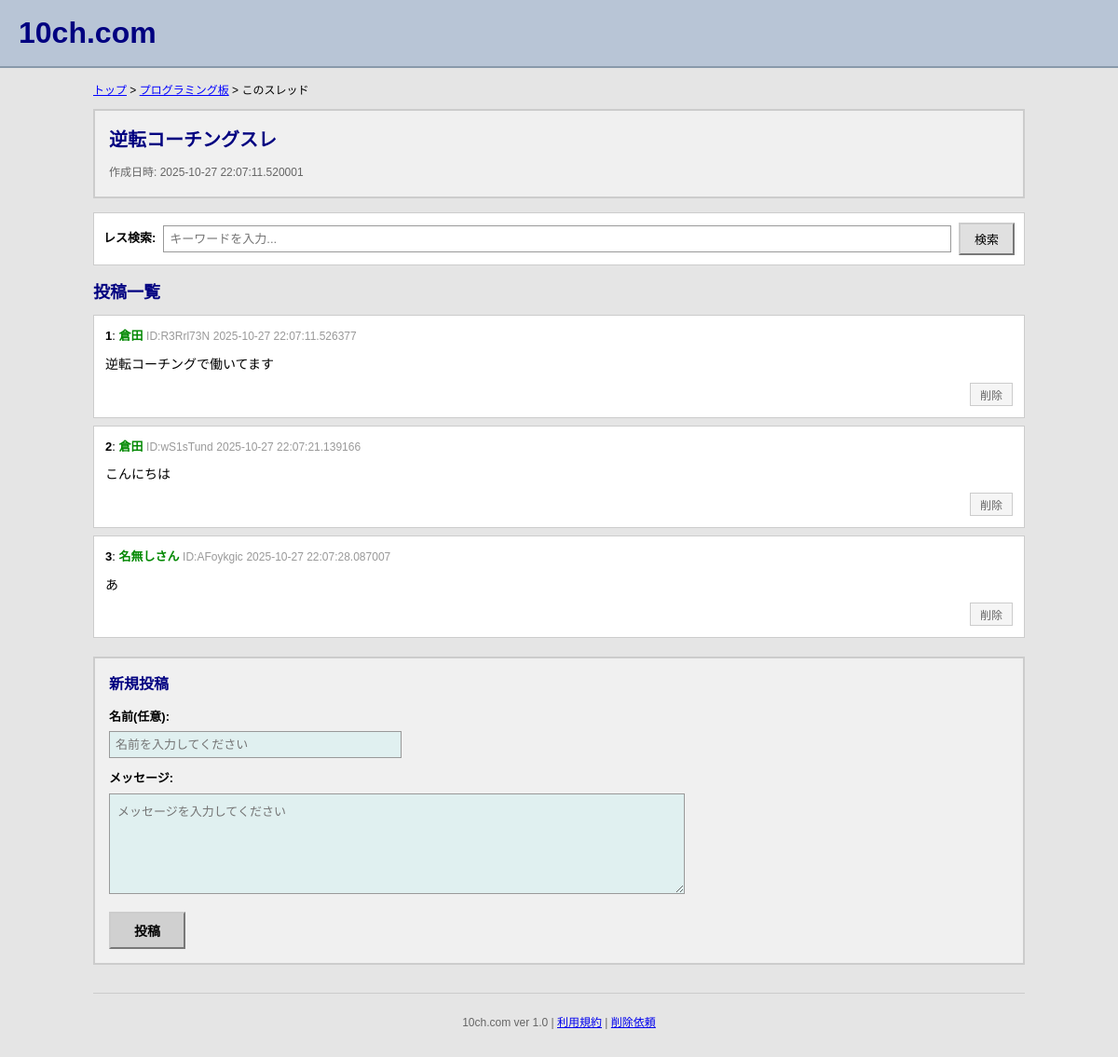
/thread/5, run on the app's committed database.
### app.py (models this page shows)
class Thread(db.Model):
    __tablename__ = "threads"
    id = db.Column(db.Integer, primary_key=True)
    title = db.Column(db.Text(), nullable=False)
    board_id = db.Column(db.Text(), nullable=False)
    pub_date = db.Column(db.DateTime, nullable=False, default=datetime.now)

class Article(db.Model):
    __tablename__ = 'articles'
    number = db.Column(db.Integer, primary_key=True, autoincrement=True)
    pub_date = db.Column(db.DateTime, nullable=False, default=datetime.now)
    name = db.Column(db.Text())
    message = db.Column(db.Text())
    id = db.Column(db.String(8), nullable=False,
                   default=lambda: generate_id(8))
    thread_id = db.Column(db.Integer, db.ForeignKey('threads.id'),
                          nullable=False)

### app.py (the view, shortened to what this page needs)
@app.route('/thread/<int:thread_id>', methods=['GET', 'POST'])
def show_thread(thread_id):
    thread = Thread.query.get_or_404(thread_id)
    articles = Article.query.filter_by(thread_id=thread.id).all()
    return render_template('thread.html', thread=thread, articles=articles)

### templates/thread.html (shortened to what this page needs)
<!DOCTYPE html>
<html lang="ja">
<head>
</head>
<body>
    <div class="header">
        <h1>10ch.com</h1>
    </div>
    <div class="container">
        <div class="breadcrumb">
            <a href="/">トップ</a> &gt; <a href="/subback/programming">プログラミング板</a> &gt; このスレッド
        </div>
    <div class="thread-header">
    <h2 class="thread-title">{{ thread.title }}</h2>
    <div class="thread-info">作成日時: {{ thread.pub_date }}</div>
    </div>
        <div class="search-box">
            <form class="search-form" action="/thread/search" method="GET">
                <span class="search-label">レス検索:</span>
                <input type="text" name="q" class="search-input" placeholder="キーワードを入力...">
                <button type="submit" class="search-button">検索</button>
            </form>
        </div>
        <div class="post-list-title">投稿一覧</div>
        {% for article in articles %}
        <div class="post-item">
            <div class="post-header">
                <span class="post-number">{{ loop.index }}</span>:
                <span class="post-name">{{ article.name }}</span>
                <span class="post-id">ID:{{ article.id }}</span>
                <span class="post-date">{{ article.pub_date }}</span>
            </div>
            <div class="post-message">{{ article.message }}</div>
            <div class="post-actions">
                <form method="post" action="/delete/1">
                    <button type="submit" class="delete-button">削除</button>
                </form>
            </div>
        </div>
        {% endfor %}
        <div class="post-form-section">
            <div class="form-title">新規投稿</div>
            <form method="post" action="{{ url_for('show_thread', thread_id=thread.id) }}">
                <div class="form-group">
                    <label class="form-label" for="name">名前(任意):</label>
                    <input type="text" id="name" name="name" class="form-input" placeholder="名前を入力してください">
                </div>
                <div class="form-group">
                    <label class="form-label" for="message">メッセージ:</label>
                    <textarea id="message" name="message" rows="6" class="form-textarea" placeholder="メッセージを入力してください"></textarea>
                </div>
                <button type="submit" class="submit-button">投稿</button>
            </form>
        </div>
        <div class="footer">
            <p>10ch.com ver 1.0 | <a href="#">利用規約</a> | <a href="#">削除依頼</a></p>
        </div>
    </div>
</body>
</html>

### templates/thread.html (style rules this page uses)
body { font-family: "MS Pゴシック", "MS PGothic", sans-serif; background-color: #e5e5e5; margin: 0; padding: 0; font-size: 14px; line-height: 1.6; }
.header { background-color: #b8c5d6; padding: 10px 20px; border-bottom: 2px solid #8899aa; }
.header h1 { font-size: 32px; font-weight: bold; color: #000080; margin: 0; }
.container { max-width: 1000px; margin: 0 auto; padding: 15px; }
.breadcrumb { font-size: 12px; margin-bottom: 10px; }
.breadcrumb a { color: #0000ff; text-decoration: underline; }
.thread-header { background-color: #f0f0f0; border: 2px solid #cccccc; padding: 15px; margin-bottom: 15px; }
.thread-title { font-size: 20px; font-weight: bold; color: #000080; margin: 0 0 10px 0; }
.thread-info { font-size: 12px; color: #666666; }
.search-box { background-color: #ffffff; border: 1px solid #cccccc; padding: 10px; margin-bottom: 15px; }
.search-form { display: flex; gap: 8px; align-items: center; }
.search-label { font-size: 13px; font-weight: bold; white-space: nowrap; }
.search-input { flex: 1; padding: 6px; border: 1px solid #999999; font-size: 13px; font-family: inherit; }
.search-button { padding: 6px 15px; background-color: #e0e0e0; border: 2px outset #cccccc; cursor: pointer; font-size: 13px; font-family: inherit; }
.post-list-title { font-size: 18px; font-weight: bold; color: #000080; margin-bottom: 10px; }
.post-item { background-color: #ffffff; border: 1px solid #cccccc; padding: 12px; margin-bottom: 8px; }
.post-header { font-size: 13px; margin-bottom: 8px; color: #000000; }
.post-number { font-weight: bold; color: #000000; }
.post-name { font-weight: bold; color: #008800; }
.post-id { color: #999999; font-size: 12px; }
.post-date { color: #999999; font-size: 12px; }
.post-message { color: #000000; margin-bottom: 8px; white-space: pre-wrap; word-wrap: break-word; }
.post-actions { text-align: right; }
.delete-button { padding: 3px 10px; font-size: 12px; color: #666666; background-color: #f5f5f5; border: 1px solid #cccccc; cursor: pointer; }
.post-form-section { background-color: #f0f0f0; border: 2px solid #cccccc; padding: 15px; margin-top: 20px; }
.form-title { font-size: 16px; font-weight: bold; color: #000080; margin-bottom: 12px; }
.form-group { margin-bottom: 12px; }
.form-label { display: block; font-size: 13px; font-weight: bold; margin-bottom: 5px; }
.form-input { width: 300px; padding: 6px; border: 1px solid #999999; font-size: 13px; font-family: inherit; background-color: #e0f0f0; }
.form-textarea { width: 100%; max-width: 600px; padding: 8px; border: 1px solid #999999; font-size: 13px; font-family: inherit; resize: vertical; background-color: #e0f0f0; }
.submit-button { padding: 8px 25px; background-color: #d0d0d0; border: 2px outset #cccccc; cursor: pointer; font-size: 14px; font-weight: bold; font-family: inherit; }
.footer { margin-top: 30px; padding-top: 10px; border-top: 1px solid #cccccc; text-align: center; font-size: 12px; color: #666666; }

### data on the page
Thread: title "逆転コーチングスレ", pub_date "2025-10-27 22:07:11.520001"
Article: name "倉田", id "R3Rrl73N", pub_date "2025-10-27 22:07:11.526377", message "逆転コーチングで働いてます"
Article: name "倉田", id "wS1sTund", pub_date "2025-10-27 22:07:21.139166", message "こんにちは"
Article: name "名無しさん", id "AFoykgic", pub_date "2025-10-27 22:07:28.087007", message "あ"
